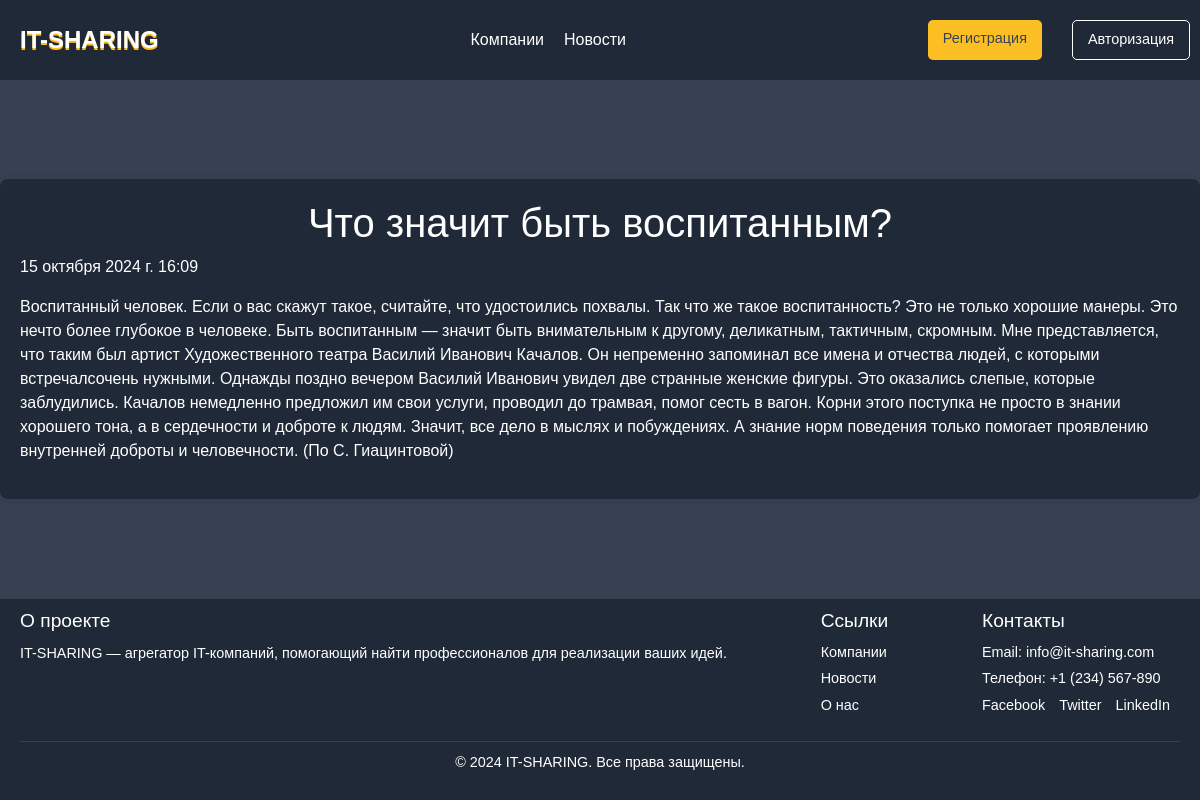
The page /news/1/ on the database its author committed.
### news/models.py (models this page shows, shortened)
class Article(models.Model):
    title = models.CharField('Заголовок', max_length=50)
    anons = models.CharField('Анонс', max_length=250)
    full_text = models.TextField('Текст новости')
    date = models.DateTimeField('Дата публликации', auto_now_add=True, null=True)
    class Meta:
        verbose_name = 'Новость'
        verbose_name_plural = 'Новости'

### news/views.py (the view)
# urls.py: path('<int:pk>/', views.NewsDetailView.as_view(), name='detail'),
class NewsDetailView(DetailView):
    model = Article
    template_name = 'news/detail_view.html'
    form_class = ArticleForm

### news/templates/news/detail_view.html (shortened to what this page needs)
{% extends 'main/layout.html' %}
{% block content %}
<div class="news-view-page">
    <h1>{{ article.title }}</h1>
    <p>{{ article.date }}</p>
    <p>{{ article.full_text }}</p>
</div>
{% endblock %}

### main/static/main/css/main.css (style rules this page uses)
html, body { height: 100%; }
body { margin: 0; font-family: "Arial", sans-serif; background-color: #374151; display: flex; flex-direction: column; }
.news-view-page { max-width: 1200px; margin: 20px auto; background: #1f2937; color: #fff; padding: 20px; border-radius: 8px; box-shadow: 0 0 10px rgba(0, 0, 0, 0.1); }
.news-view-page h1 { text-align: center; }

### rows shown on the page
Article: title "Что значит быть воспитанным?", date "15 октября 2024 г. 16:09", full_text "Воспитанный человек. Если о вас скажут такое, считайте, что удостоились похвалы. Так что же такое воспитанность? Это не только хорошие манеры. Это нечто более глубокое в человеке. Быть воспитанным — значит быть внимательным к другому, деликатным, тактичным, скромным. Мне представляется, что таким был артист Художественного театра Василий Иванович Качалов. Он непременно запоминал все имена и отчества людей, с которыми встречалсочень нужными. Однажды поздно вечером Василий Иванович увидел две странные женские фигуры. Это оказались слепые, которые заблудились. Качалов немедленно предложил им свои услуги, проводил до трамвая, помог сесть в вагон. Корни этого поступка не просто в знании хорошего…"
